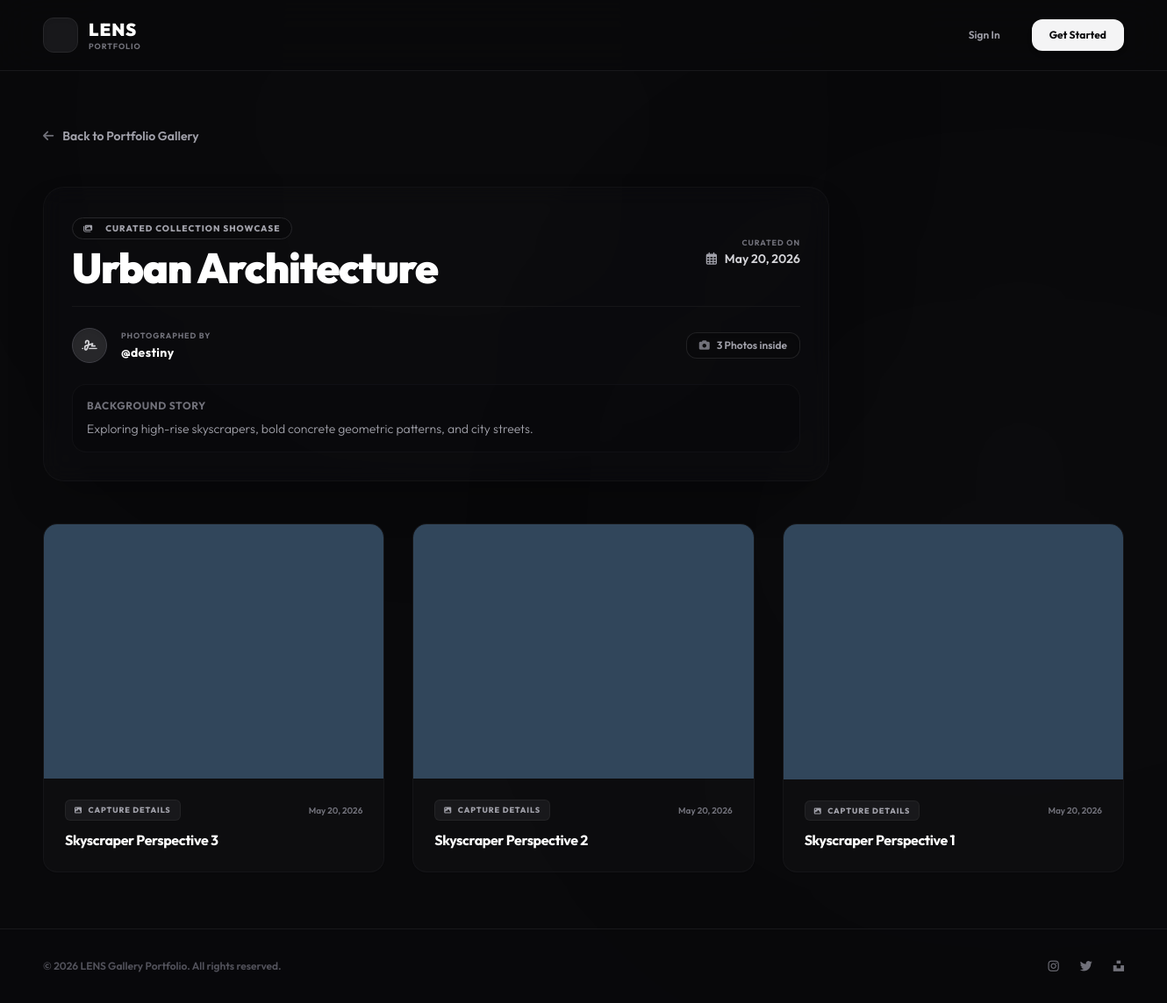
/album/2/, run on an earlier commit of the app's database.
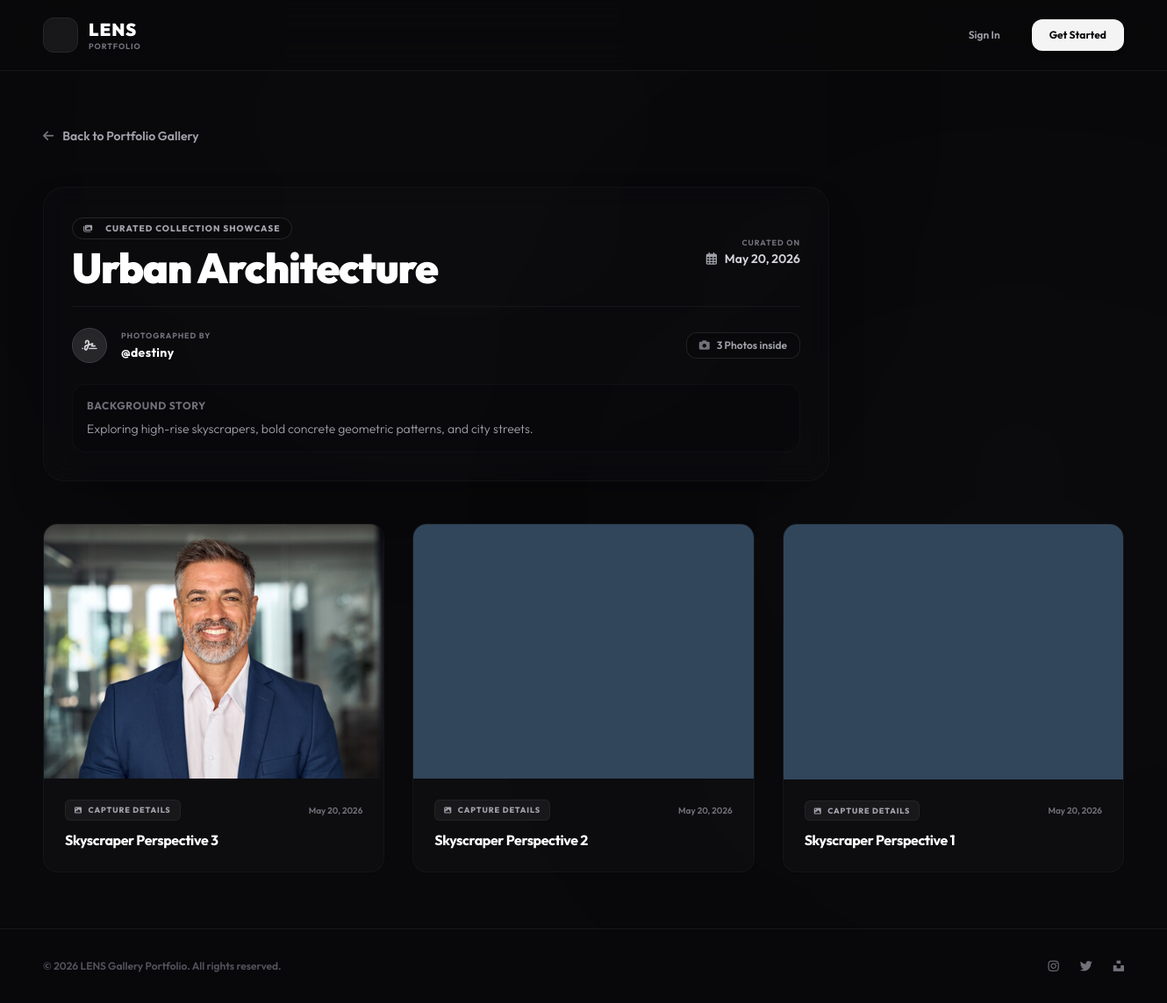
And on a later commit of the database.
### gallery/models.py (models this page shows, shortened)
class Photo(models.Model):
    album = models.ForeignKey(
        Album,
        on_delete=models.CASCADE,
        related_name='photos'
    )
    title = models.CharField(max_length=200)
    image = models.ImageField(upload_to='photos/')
    uploaded_at = models.DateTimeField(auto_now_add=True)

### gallery/views.py (the view)
# urls.py: path('album/<int:album_id>/', views.album_detail_view, name='album_detail'),
def album_detail_view(request, album_id):
    album = get_object_or_404(Album, pk=album_id)
    photos = album.photos.all().order_by('-uploaded_at')
    return render(request, 'album_detail.html', {
        'album': album,
        'photos': photos,
    })

### gallery/templates/album_detail.html (shortened to what the changed rows need)
<!DOCTYPE html>
<html lang="en" class="h-full">
<head>
    <script src="https://cdn.tailwindcss.com"></script>
    <link rel="stylesheet" href="https://cdnjs.cloudflare.com/ajax/libs/font-awesome/6.4.0/css/all.min.css">
</head>
<body class="min-h-full bg-zinc-950 text-zinc-100 flex flex-col justify-between relative overflow-x-hidden selection:bg-zinc-800 selection:text-white">
    <main class="flex-grow max-w-7xl w-full mx-auto px-6 py-16 relative z-10 space-y-12">
        <div class="max-w-4xl bg-zinc-900/20 border border-zinc-900/60 rounded-3xl p-6 sm:p-8 space-y-6 shadow-2xl backdrop-blur-md">
            <div class="flex flex-wrap items-center justify-between gap-4 border-b border-zinc-900/80 pb-5">
                <div class="space-y-2">
                    <h1 class="text-3xl sm:text-5xl font-black tracking-tight text-white leading-tight">
                        {{ album.title }}
                    </h1>
                </div>
            </div>
        </div>
        {% if photos %}
            <div class="grid grid-cols-1 md:grid-cols-2 lg:grid-cols-3 gap-8" id="portfolio-grid">
                {% for photo in photos %}
                    <a href="{% url 'photo_detail' photo.id %}" class="photo-card block group relative bg-zinc-900/30 border border-zinc-900/80 hover:border-zinc-800 rounded-2xl overflow-hidden transition-all duration-500 hover:scale-[1.02] shadow-sm hover:shadow-2xl">
                        <div class="w-full aspect-[4/3] bg-zinc-950 overflow-hidden relative">
                            <img src="{{ photo.image.url }}" alt="{{ photo.title }}" class="w-full h-full object-cover transition-transform duration-700 group-hover:scale-105">
                        </div>
                        <div class="p-6 space-y-2.5">
                            <div class="flex items-center justify-between">
                                <span class="py-1 px-2.5 bg-zinc-900 border border-zinc-800/80 rounded-md text-[9px] font-extrabold tracking-widest text-zinc-400 uppercase">
                                    <i class="fa-solid fa-image text-[8px] mr-1"></i> Capture Details
                                </span>
                                <span class="text-zinc-500 text-[10px] font-semibold">
                                    {{ photo.uploaded_at|date:"M d, Y" }}
                                </span>
                            </div>
                            <h3 class="text-white text-base font-bold tracking-tight truncate group-hover:text-zinc-300 transition-colors">
                                {{ photo.title }}
                            </h3>
                        </div>
                    </a>
                {% endfor %}
            </div>
        {% endif %}
    </main>
</body>
</html>

What changed in the data, as far as the page shows it:
changed Photo "Skyscraper Perspective 3": image: picture added in place of a placeholder
